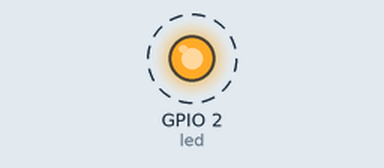
Bench run of a program on a simulated ESP32 board running MicroPython. On the bench: output pins drawn as LEDs (lit = HIGH). Dashed ring = blinking.

Above: at 0.2 s.
Timing chart, 0 to 3.0 s (numbered marks = the images above):
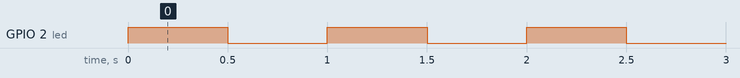

Measured:
- by itself, GPIO 2 (led): alternates HIGH for 0.50 s and LOW for 0.50 s

The program:

test1_blink_1hz.py
```python
# Testprogramm 1: LED an GPIO 2 (Bord-LED, Beschriftung D2) blinkt mit 1 Hz.
# Zum Pruefen der Kette von Hand: aendern, uebersetzen, simulieren, laden.
import machine
import time

led = machine.Pin(2, machine.Pin.OUT)

while True:
    led.value(1)
    time.sleep(0.5)
    led.value(0)
    time.sleep(0.5)
```
